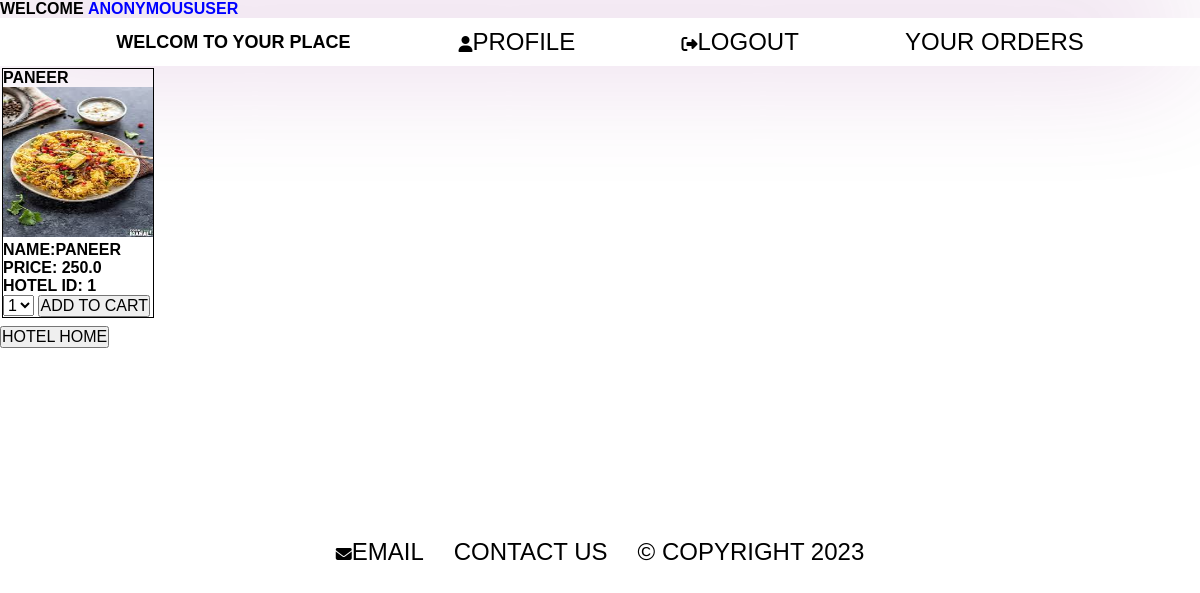
The app's page /proapp18/items_user/1/1/ with its own data.
### crud_app/models.py (models this page shows)
class food_model(models.Model):
    category_id=models.ForeignKey(category_model,on_delete=models.CASCADE)
    hotel_id=models.IntegerField()
    item_id=models.AutoField(primary_key=True)
    item_name=models.CharField(max_length=30)
    item_price=models.FloatField()
    item_quantity=models.IntegerField(default=1)
    item_desc=models.TextField()
    item_image=models.ImageField()

### proapp18/views.py (the view)
def items_user_view(request,hotel,category):
    res=food_model.objects.filter(hotel_id=hotel,category_id=category)
    return render(request=request,template_name='items_user.html',context={'data':res})

### proapp18/templates/items_user.html (shortened to what this page needs)
<!DOCTYPE html>
<html lang="en">
<head>
</head>
<body>
    {% include 'partials/_header.html' %}
    <div id="cust-items">
        {% if data %}
            {% for i in data %}
            <div id="item-div">
            <h4>{{i.item_name}}</h4>
            <img src="{{i.item_image.url}}" height="150px" width="150px">
            <h4>Name:{{i.item_name}}</h4>
            <h4>Price: {{i.item_price}}</h4>
            <h4>Hotel id: {{i.hotel_id}}</h4>
            <form action="{% url 'cart_app:cart_register'%}" method="post">
                <select name="quantity" id="">
                    <option value="1">1</option>
                </select>
                <input type="submit" value="Add to cart">
            </form>
        </div>
            {% endfor %}
        {% endif %}
    </div>
    <a href="{% url 'proapp18:home'%}"><button>Hotel home</button></a>
    <footer>
        {% include 'partials/_footer.html' %}
        </footer>
</body>
</html>

### proapp18/templates/items_user.html (style rules this page uses)
* { margin: 0%; padding: 0%; font-size: medium; }
#item-div { border: 1px solid; margin: 2px ; }
#cust-items { display:flex; }

### proapp18/templates/partials/_header.html (style rules this page uses)
* { font-family: 'Lexend', sans-serif; text-transform: uppercase; padding: 0%; margin: 0%; }
a { text-decoration: none; color: black; }

### owner_app/templates/partials/_footer.html (style rules this page uses)
a { text-decoration: none; font-size: x-large; color: black; }

### records on screen
food_model: item_name "PANEER", item_image (picture), item_price "250.0", hotel_id "1"

### other values on screen
{{ user }} "ANONYMOUSUSER"
